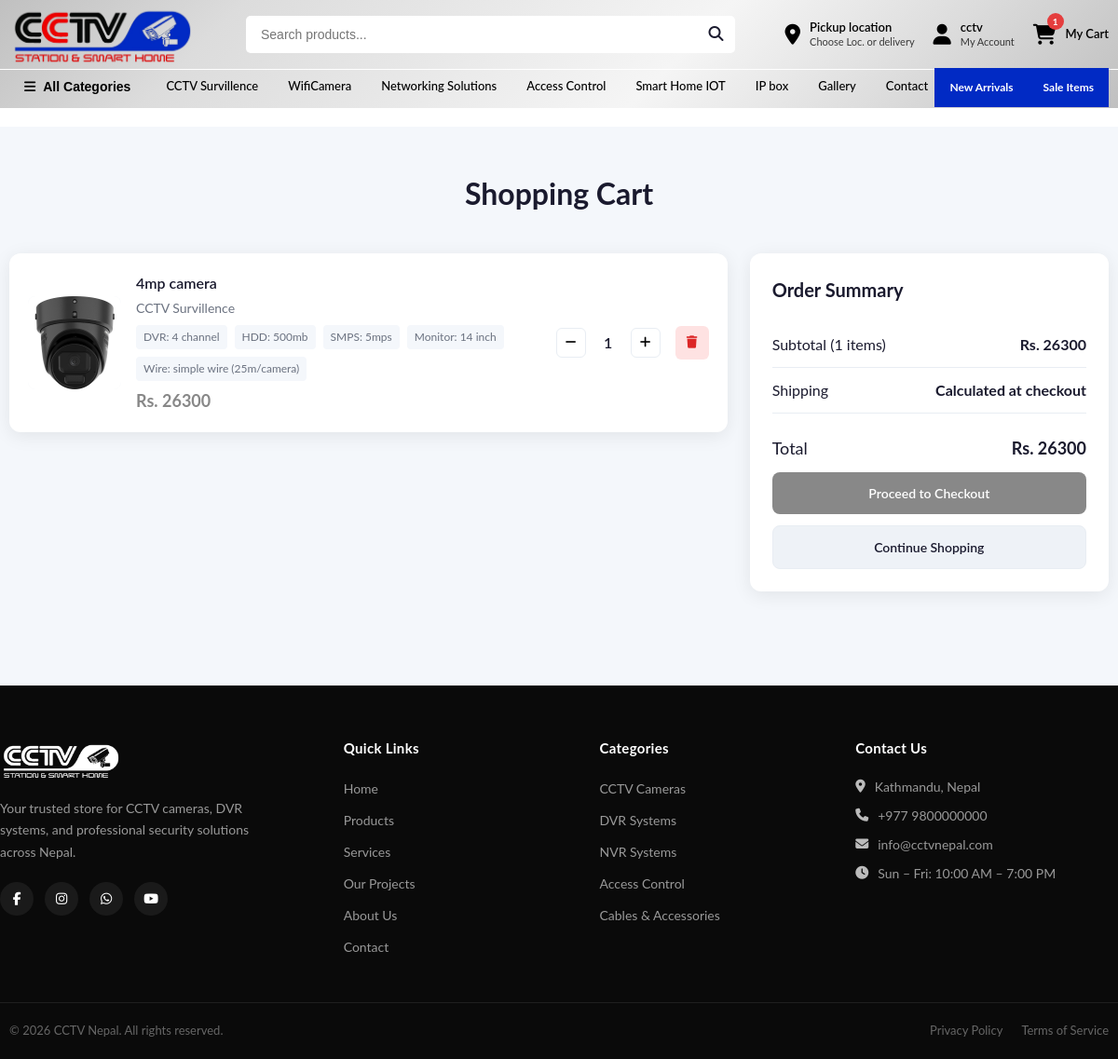
The page /cart/ (signed in) on the database as committed earlier.
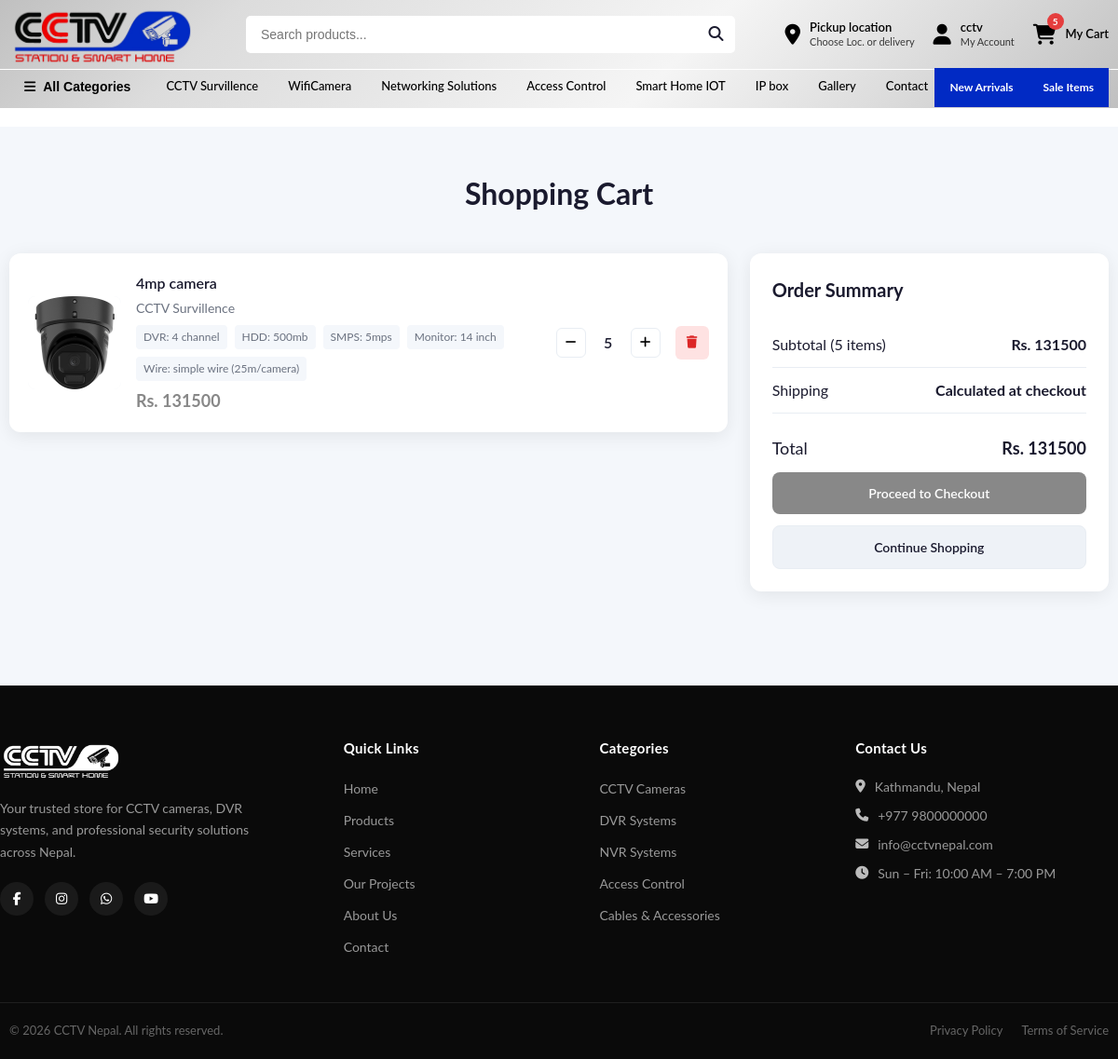
The same page on the database as committed later.
### store/models.py (models this page shows, shortened)
class CartItem(models.Model):
    cart = models.ForeignKey(Cart, on_delete=models.CASCADE, related_name='items')
    product = models.ForeignKey(Product, on_delete=models.CASCADE)
    quantity = models.PositiveIntegerField(default=1)
    dvr = models.ForeignKey(DVRType, on_delete=models.SET_NULL, null=True, blank=True)
    hdd = models.ForeignKey(HDDSize, on_delete=models.SET_NULL, null=True, blank=True)
    smps = models.ForeignKey(SMPSOption, on_delete=models.SET_NULL, null=True, blank=True)
    monitor = models.ForeignKey(MonitorOption, on_delete=models.SET_NULL, null=True, blank=True)
    wire = models.ForeignKey(WireOption, on_delete=models.SET_NULL, null=True, blank=True)
    created_at = models.DateTimeField(auto_now_add=True)
    updated_at = models.DateTimeField(auto_now=True)
    class Meta:
        verbose_name = 'Cart Item'
        verbose_name_plural = 'Cart Items'
    def get_total(self):
        total = self.product.price * self.quantity
        if self.dvr:
            total += self.dvr.price * self.quantity
        if self.hdd:
            total += self.hdd.price * self.quantity
        if self.smps:
            total += self.smps.price * self.quantity
        if self.monitor:
            total += self.monitor.price * self.quantity
        if self.wire:
            total += self.wire.price * 25 * self.quantity  # 25m per camera
        return total

class Product(models.Model):
    product_type = models.ForeignKey(ProductType, on_delete=models.RESTRICT, null=True, blank=True, related_name='products_type')
    category = models.ForeignKey("Category", on_delete=models.CASCADE, related_name="products")
    title = models.CharField(max_length=100)
    description = models.TextField(blank=True)
    date_created = models.DateField(auto_now_add=True)
    date_updated = models.DateTimeField(auto_now=True)
    is_active = models.BooleanField(default=True)
    stock = models.PositiveIntegerField(default=0)
    actual_price = models.DecimalField(max_digits=10, decimal_places=2, null=True, blank=True)
    price = models.DecimalField(max_digits=10, decimal_places=2)
    dvr = models.ManyToManyField('DVRType', blank=True, related_name='products_dvr')
    hdd = models.ManyToManyField('HDDSize', blank=True, related_name='products_with_hdd')
    smps = models.ManyToManyField('SMPSOption', blank=True, related_name='products_with_smps')    # Added SMPSOption
    monitor = models.ManyToManyField('MonitorOption', blank=True, related_name='products_with_monitor')  # Added MonitorOption
    wire = models.ManyToManyField('WireOption', blank=True, related_name='products_with_wire')    # Added WireOption

class DVRType(models.Model):
    name = models.CharField(max_length=50, unique=True)
    channels = models.PositiveIntegerField(
        null=True,
        blank=True,
        help_text='Number of camera channels, e.g. 4 for 4 Channel DVR',
    )
    price = models.DecimalField(max_digits=10, decimal_places=2, null=True, blank=True)
    image = models.ImageField(upload_to='dvr_types/', blank=True, null=True)

class HDDSize(models.Model):
    name = models.CharField(max_length=20, unique=True)  # e.g., '1TB', '2TB', etc.
    price = models.DecimalField(max_digits=10, decimal_places=2, null=True, blank=True)  # Added price field
    image = models.ImageField(upload_to='hdd_sizes/', blank=True, null=True)  # Added image field

class SMPSOption(models.Model):
    name = models.CharField(max_length=20, unique=True)  # e.g., '5A', '10A', etc.
    price = models.DecimalField(max_digits=10, decimal_places=2, null=True, blank=True)
    image = models.ImageField(upload_to='smps_options/', blank=True, null=True)

class MonitorOption(models.Model):
    name = models.CharField(max_length=50, unique=True)  # e.g., '19" LED', '21" LCD', etc.
    price = models.DecimalField(max_digits=10, decimal_places=2, null=True, blank=True)
    image = models.ImageField(upload_to='monitor_options/', blank=True, null=True)

class WireOption(models.Model):
    name = models.CharField(max_length=50, unique=True)  # e.g., '90m Copper', '3+1 CCTV Cable', etc.
    unit = models.CharField(max_length=20, blank=True)  # e.g., 'meter', 'm', 'foot', 'ft', etc.
    price = models.DecimalField(max_digits=10, decimal_places=2, null=True, blank=True)
    image = models.ImageField(upload_to='wire_options/', blank=True, null=True)

class Cart(models.Model):
    user = models.OneToOneField(User, on_delete=models.CASCADE, related_name='cart', null=True, blank=True)
    session_key = models.CharField(max_length=255, null=True, blank=True)
    created_at = models.DateTimeField(auto_now_add=True)
    updated_at = models.DateTimeField(auto_now=True)
    class Meta:
        verbose_name = 'Cart'
        verbose_name_plural = 'Carts'
    def get_total(self):
        return sum(item.get_total() for item in self.items.all())
    def get_total_quantity(self):
        return sum(item.quantity for item in self.items.all())

class ProductImage(models.Model):
    product = models.ForeignKey(Product, on_delete=models.CASCADE, related_name='images')
    image = models.ImageField(upload_to='products/')
    is_feature = models.BooleanField(default=False)

class Category(MPTTModel):
    name = models.CharField(
        verbose_name=_("Category Name"),
        help_text=_("Required and unique"),
        max_length=255,
        unique=True,
    )
    slug = models.SlugField(verbose_name=_("Category safe URL"), max_length=255, unique=True)
    image = models.ImageField(upload_to='categories/', blank=True, null=True)
    parent = TreeForeignKey("self", on_delete=models.CASCADE, null=True, blank=True, related_name="children")
    is_active = models.BooleanField(default=True)
    class MPTTMeta:
        order_insertion_by = ["name"]
    class Meta:
        verbose_name = _("Category")
        verbose_name_plural = _("Categories")

### store/views.py (the view)
# urls.py: path('cart/', views.cart_view, name='cart'),
@login_required
def cart_view(request):
    cart = get_or_create_cart(request)
    cart_items = cart.items.all()
    return render(request, 'Warzone/cart.html', {'cart': cart, 'cart_items': cart_items})

### store/context_processors.py (called while the page is built, shortened)
def navbar_categories(request):
    categories = Category.objects.filter(is_active=True, parent=None)
    return {'navbar_categories': categories}

def cart_count(request):
    if request.user.is_authenticated:
        try:
            cart = Cart.objects.get(user=request.user)
            count = cart.get_total_quantity()
        except Cart.DoesNotExist:
            count = 0
    return {'cart_count': count}

### store/views.py (called while the page is built)
def get_or_create_cart(request):
    if request.user.is_authenticated:
        cart, created = Cart.objects.get_or_create(user=request.user)
    else:
        session_key = request.session.session_key
        if not session_key:
            request.session.create()
            session_key = request.session.session_key
        cart, created = Cart.objects.get_or_create(session_key=session_key)
    return cart

### templates/Warzone/cart.html (shortened to what the changed rows need)
{% extends './navbar.html' %}
{% block content %}
<div class="cart-page">
    <div class="container">
        <h1 class="cart-page__title">Shopping Cart</h1>
        {% if cart_items %}
        <div class="cart-grid">
            <div class="cart-items">
                {% for item in cart_items %}
                <div class="cart-item" data-item-id="{{ item.id }}">
                    <div class="cart-item__image">
                        {% if item.product.images.first %}
                            <img src="{{ item.product.images.first.image.url }}" alt="{{ item.product.title }}">
                        {% else %}
                            <div class="cart-item__placeholder">
                                <i class="fa-solid fa-camera"></i>
                            </div>
                        {% endif %}
                    </div>
                    <div class="cart-item__details">
                        <h3 class="cart-item__title">{{ item.product.title }}</h3>
                        <p class="cart-item__category">{{ item.product.category.name }}</p>
                        {% if item.dvr or item.hdd or item.smps or item.monitor or item.wire %}
                        <div class="cart-item__options">
                            {% if item.dvr %}
                                <span class="cart-item__option">DVR: {{ item.dvr.name }}</span>
                            {% endif %}
                            {% if item.hdd %}
                                <span class="cart-item__option">HDD: {{ item.hdd.name }}</span>
                            {% endif %}
                            {% if item.smps %}
                                <span class="cart-item__option">SMPS: {{ item.smps.name }}</span>
                            {% endif %}
                            {% if item.monitor %}
                                <span class="cart-item__option">Monitor: {{ item.monitor.name }}</span>
                            {% endif %}
                            {% if item.wire %}
                                <span class="cart-item__option">Wire: {{ item.wire.name }} (25m/camera)</span>
                            {% endif %}
                        </div>
                        {% endif %}
                        <div class="cart-item__price">
                            Rs. {{ item.get_total|floatformat:0 }}
                        </div>
                    </div>
                    <div class="cart-item__quantity">
                        <button type="button" class="cart-item__qty-btn cart-item__qty-btn--decrease" data-action="decrease">
                            <i class="fa-solid fa-minus"></i>
                        </button>
                        <span class="cart-item__qty-value">{{ item.quantity }}</span>
                        <button type="button" class="cart-item__qty-btn cart-item__qty-btn--increase" data-action="increase">
                            <i class="fa-solid fa-plus"></i>
                        </button>
                    </div>
                    <div class="cart-item__actions">
                        <button type="button" class="cart-item__remove" data-action="remove">
                            <i class="fa-solid fa-trash"></i>
                        </button>
                    </div>
                </div>
                {% endfor %}
            </div>
            <div class="cart-summary">
                <div class="cart-summary__card">
                    <h2 class="cart-summary__title">Order Summary</h2>
                    <div class="cart-summary__row">
                        <span>Subtotal ({{ cart.get_total_quantity }} items)</span>
                        <strong>Rs. {{ cart.get_total|floatformat:0 }}</strong>
                    </div>
                    <div class="cart-summary__row">
                        <span>Shipping</span>
                        <strong>Calculated at checkout</strong>
                    </div>
                    <div class="cart-summary__row cart-summary__row--total">
                        <span>Total</span>
                        <strong>Rs. {{ cart.get_total|floatformat:0 }}</strong>
                    </div>
                    <a href="{% url 'store:checkout' %}" class="btn btn-primary btn-full">
                        Proceed to Checkout
                    </a>
                    <a href="{% url 'store:product' %}" class="btn btn-secondary btn-full">
                        Continue Shopping
                    </a>
                </div>
            </div>
        </div>
        {% endif %}
    </div>
</div>
{% endblock %}

### templates/Warzone/navbar.html (shortened to what the changed rows need)
{% load static %}
<!DOCTYPE html>
<html lang="en">
<head>
    <link rel="stylesheet" href="https://cdnjs.cloudflare.com/ajax/libs/font-awesome/6.5.0/css/all.min.css">
    <link rel="stylesheet" href="{% static 'css/home.css' %}">
    <link rel="stylesheet" href="{% static 'css/navbar.css' %}">
    <link rel="stylesheet" href="{% static 'css/product.css' %}">
</head>
<body>
<header class="navbar-wrap">
<div class="navbar-top">
    <div class="container navbar-top__inner">
        <div class="navbar-actions">
            <a href="{% url 'store:cart' %}" class="navbar-action">
                <div class="navbar-action__icon">
                    <i class="fa-solid fa-cart-shopping"></i>
                    <span class="navbar-action__badge" id="cartBadge">{{ cart_count|default:0 }}</span>
                </div>
            </a>
        </div>
    </div>
</div>
</header>
<main>
    <div class="page-content">
        {% block content %}{% endblock %}
    </div>
</main>
</body>
</html>

Rows that differ between the two databases and show on the page:
changed CartItem "4mp camera": get_total "26300" → "131500"; quantity "1" → "5"
changed through a linked row, Cart: get_total_quantity "1" → "5"; get_total "26300" → "131500"
Other text that changed with them:
{{ cart_count|default:0 }}: "1" → "5"
